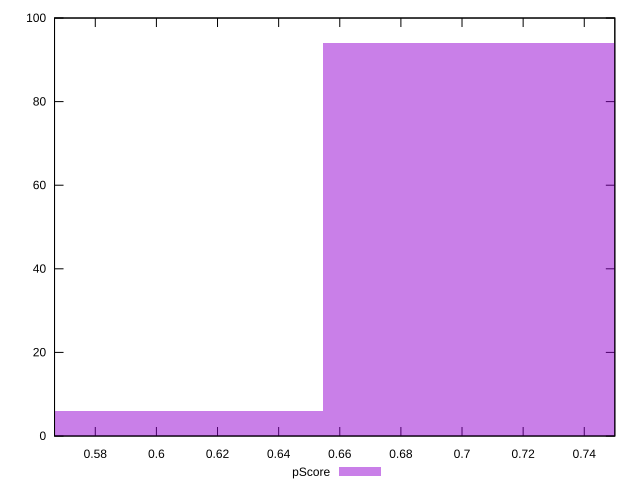

gnuplot code for this plot:
reset

$pScore <<EOF
0.6040821234190824 6
0.7047624773222628 94
EOF

set key outside below
set boxwidth 0.1006803539031804
set xrange [0.5666666666666667:0.75]
set yrange [0:100]
set trange [0:100]
set style fill transparent solid 0.5 noborder
set terminal svg size 640, 490 enhanced background rgb 'white'
set output "report_00017_2021-02-10T15-08-03.406Z/uses-webp-images/samples/pages+cached/pScore/histogram.svg"

plot $pScore title "pScore" with boxes

reset
